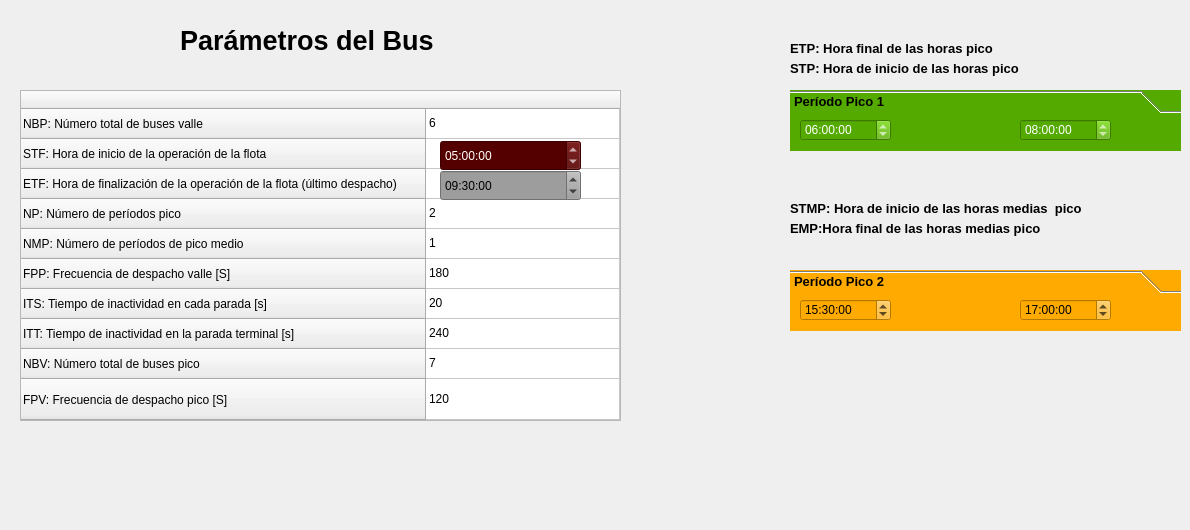
      <widget class="QWidget" name="tab_8">
       <attribute name="title">
        <string>Datos de la Flota</string>
       </attribute>
       <widget class="QTableWidget" name="tableWidgetFleetPar">
        <property name="geometry">
         <rect>
          <x>20</x>
          <y>90</y>
          <width>601</width>
          <height>331</height>
         </rect>
        </property>
        <attribute name="horizontalHeaderStretchLastSection">
         <bool>true</bool>
        </attribute>
        <attribute name="verticalHeaderStretchLastSection">
         <bool>true</bool>
        </attribute>
        <row>
         <property name="text">
          <string>NBP: Número total de buses valle</string>
         </property>
        </row>
        <row>
         <property name="text">
          <string>STF: Hora de inicio de la operación de la flota</string>
         </property>
        </row>
        <row>
         <property name="text">
          <string>ETF: Hora de finalización de la operación de la flota (último despacho)</string>
         </property>
        </row>
        <row>
         <property name="text">
          <string>NP: Número de períodos pico</string>
         </property>
        </row>
        <row>
         <property name="text">
          <string>NMP: Número de períodos de pico medio</string>
         </property>
        </row>
        <row>
         <property name="text">
          <string>FPP: Frecuencia de despacho valle [S]</string>
         </property>
        </row>
        <row>
         <property name="text">
          <string>ITS: Tiempo de inactividad en cada parada [s]</string>
         </property>
        </row>
        <row>
         <property name="text">
          <string>ITT: Tiempo de inactividad en la parada terminal [s]</string>
         </property>
        </row>
        <row>
         <property name="text">
          <string>NBV: Número total de buses pico </string>
         </property>
        </row>
        <row>
         <property name="text">
          <string>FPV: Frecuencia de despacho pico [S]</string>
         </property>
        </row>
        <column>
         <property name="text">
          <string/>
         </property>
        </column>
        <item row="0" column="0">
         <property name="text">
          <string>6</string>
         </property>
        </item>
        <item row="1" column="0">
         <property name="text">
          <string/>
         </property>
        </item>
        <item row="2" column="0">
         <property name="text">
          <string/>
         </property>
        </item>
        <item row="3" column="0">
         <property name="text">
          <string>2</string>
         </property>
        </item>
        <item row="4" column="0">
         <property name="text">
          <string>1</string>
         </property>
        </item>
        <item row="5" column="0">
         <property name="text">
          <string>180</string>
         </property>
        </item>
        <item row="6" column="0">
         <property name="text">
          <string>20</string>
         </property>
        </item>
        <item row="7" column="0">
         <property name="text">
          <string>240</string>
         </property>
        </item>
        <item row="8" column="0">
         <property name="text">
          <string>7</string>
         </property>
        </item>
        <item row="9" column="0">
         <property name="text">
          <string>120</string>
         </property>
        </item>
       </widget>
       <widget class="QTimeEdit" name="timeEditEnd">
        <property name="geometry">
         <rect>
          <x>440</x>
          <y>170</y>
          <width>141</width>
          <height>31</height>
         </rect>
        </property>
        <property name="styleSheet">
         <string notr="true">background-color: rgb(157, 157, 157);</string>
        </property>
        <property name="dateTime">
         <datetime>
          <hour>9</hour>
          <minute>30</minute>
          <second>0</second>
          <year>2000</year>
          <month>1</month>
          <day>1</day>
         </datetime>
        </property>
        <property name="time">
         <time>
          <hour>9</hour>
          <minute>30</minute>
          <second>0</second>
         </time>
        </property>
       </widget>
       <widget class="QTimeEdit" name="timeEditStart">
        <property name="geometry">
         <rect>
          <x>440</x>
          <y>140</y>
          <width>141</width>
          <height>31</height>
         </rect>
        </property>
        <property name="styleSheet">
         <string notr="true">background-color: rgb(85, 0, 0);
color: rgb(255, 255, 255);</string>
        </property>
        <property name="dateTime">
         <datetime>
          <hour>5</hour>
          <minute>0</minute>
          <second>0</second>
          <year>2000</year>
          <month>1</month>
          <day>1</day>
         </datetime>
        </property>
        <property name="time">
         <time>
          <hour>5</hour>
          <minute>0</minute>
          <second>0</second>
         </time>
        </property>
       </widget>
       <widget class="QLabel" name="label_3">
        <property name="geometry">
         <rect>
          <x>790</x>
          <y>60</y>
          <width>271</width>
          <height>16</height>
         </rect>
        </property>
        <property name="font">
         <font>
          <pointsize>10</pointsize>
          <weight>75</weight>
          <bold>true</bold>
         </font>
        </property>
        <property name="text">
         <string>STP: Hora de inicio de las horas pico</string>
        </property>
       </widget>
       <widget class="QLabel" name="label_6">
        <property name="geometry">
         <rect>
          <x>790</x>
          <y>220</y>
          <width>301</width>
          <height>16</height>
         </rect>
        </property>
        <property name="font">
         <font>
          <pointsize>10</pointsize>
          <weight>75</weight>
          <bold>true</bold>
         </font>
        </property>
        <property name="text">
         <string>EMP:Hora final de las horas medias pico</string>
        </property>
       </widget>
       <widget class="QLabel" name="label_5">
        <property name="geometry">
         <rect>
          <x>790</x>
          <y>200</y>
          <width>321</width>
          <height>16</height>
         </rect>
        </property>
        <property name="font">
         <font>
          <pointsize>10</pointsize>
          <weight>75</weight>
          <bold>true</bold>
         </font>
        </property>
        <property name="text">
         <string>STMP: Hora de inicio de las horas medias  pico</string>
        </property>
       </widget>
       <widget class="QLabel" name="label_4">
        <property name="geometry">
         <rect>
          <x>790</x>
          <y>40</y>
          <width>221</width>
          <height>16</height>
         </rect>
        </property>
        <property name="font">
         <font>
          <pointsize>10</pointsize>
          <weight>75</weight>
          <bold>true</bold>
         </font>
        </property>
        <property name="text">
         <string>ETP: Hora final de las horas pico</string>
        </property>
       </widget>
       <widget class="QToolBox" name="toolBox">
        <property name="geometry">
         <rect>
          <x>790</x>
          <y>90</y>
          <width>391</width>
          <height>61</height>
         </rect>
        </property>
        <property name="font">
         <font>
          <pointsize>10</pointsize>
          <weight>75</weight>
          <bold>true</bold>
         </font>
        </property>
        <property name="styleSheet">
         <string notr="true">background-color: rgb(85, 170, 0);
background-color: rgb(85, 170, 0);</string>
        </property>
        <property name="currentIndex">
         <number>0</number>
        </property>
        <widget class="QWidget" name="page_3">
         <property name="geometry">
          <rect>
           <x>0</x>
           <y>0</y>
           <width>391</width>
           <height>27</height>
          </rect>
         </property>
         <attribute name="label">
          <string>Período Pico 1</string>
         </attribute>
         <widget class="QTimeEdit" name="timeEdit">
          <property name="geometry">
           <rect>
            <x>10</x>
            <y>0</y>
            <width>91</width>
            <height>22</height>
           </rect>
          </property>
          <property name="styleSheet">
           <string notr="true">color: rgb(255, 255, 255);</string>
          </property>
          <property name="time">
           <time>
            <hour>6</hour>
            <minute>0</minute>
            <second>0</second>
           </time>
          </property>
         </widget>
         <widget class="QTimeEdit" name="timeEdit_7">
          <property name="geometry">
           <rect>
            <x>230</x>
            <y>0</y>
            <width>91</width>
            <height>22</height>
           </rect>
          </property>
          <property name="styleSheet">
           <string notr="true">color: rgb(255, 255, 255);</string>
          </property>
          <property name="time">
           <time>
            <hour>8</hour>
            <minute>0</minute>
            <second>0</second>
           </time>
          </property>
         </widget>
        </widget>
       </widget>
       <widget class="QToolBox" name="toolBox_3">
        <property name="geometry">
         <rect>
          <x>790</x>
          <y>270</y>
          <width>391</width>
          <height>61</height>
         </rect>
        </property>
        <property name="font">
         <font>
          <pointsize>10</pointsize>
          <weight>75</weight>
          <bold>true</bold>
         </font>
        </property>
        <property name="styleSheet">
         <string notr="true">background-color: rgb(255, 170, 0);</string>
        </property>
        <property name="currentIndex">
         <number>0</number>
        </property>
        <widget class="QWidget" name="page_10">
         <property name="geometry">
          <rect>
           <x>0</x>
           <y>0</y>
           <width>391</width>
           <height>27</height>
          </rect>
         </property>
         <attribute name="label">
          <string>Período Pico 2</string>
         </attribute>
         <widget class="QTimeEdit" name="timeEdit_10">
          <property name="geometry">
           <rect>
            <x>10</x>
            <y>0</y>
            <width>91</width>
            <height>22</height>
           </rect>
          </property>
          <property name="time">
           <time>
            <hour>15</hour>
            <minute>30</minute>
            <second>0</second>
           </time>
          </property>
         </widget>
         <widget class="QTimeEdit" name="timeEdit_22">
          <property name="geometry">
           <rect>
            <x>230</x>
            <y>0</y>
            <width>91</width>
            <height>22</height>
           </rect>
          </property>
          <property name="time">
           <time>
            <hour>17</hour>
            <minute>0</minute>
            <second>0</second>
           </time>
          </property>
         </widget>
        </widget>
       </widget>
       <widget class="QLabel" name="label_12">
        <property name="geometry">
         <rect>
          <x>180</x>
          <y>30</y>
          <width>301</width>
          <height>21</height>
         </rect>
        </property>
        <property name="font">
         <font>
          <pointsize>20</pointsize>
          <weight>75</weight>
          <bold>true</bold>
         </font>
        </property>
        <property name="styleSheet">
         <string notr="true">color: rgb(0, 0, 0);</string>
        </property>
        <property name="text">
         <string>Parámetros del Bus</string>
        </property>
       </widget>
       <widget class="QLabel" name="label_17">
        <property name="geometry">
         <rect>
          <x>810</x>
          <y>360</y>
          <width>341</width>
          <height>161</height>
         </rect>
        </property>
        <property name="styleSheet">
         <string notr="true">border-image: url(:/cct/transmetro.png);</string>
        </property>
        <property name="text">
         <string/>
        </property>
       </widget>
      </widget>
